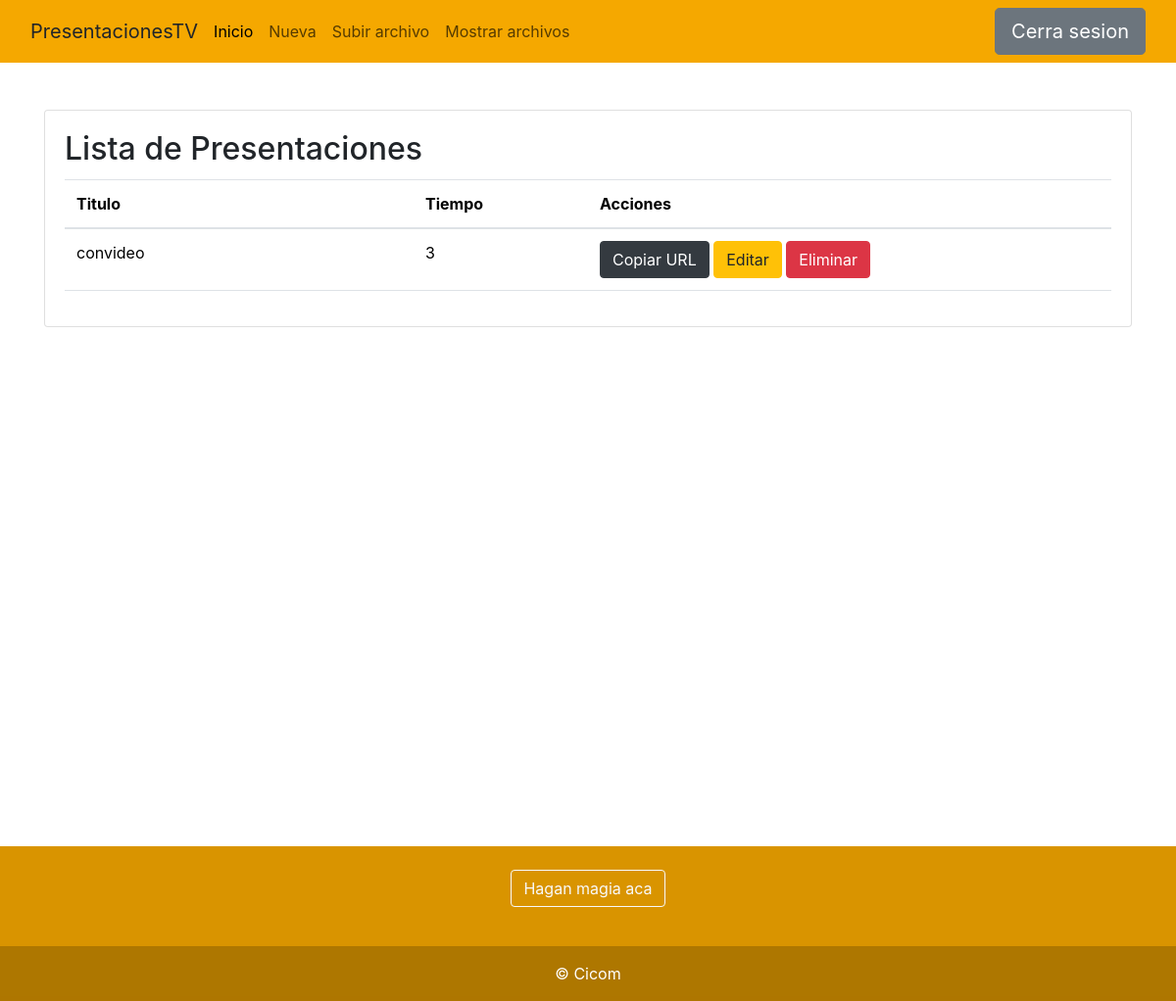
Page / (signed in) on the earlier database version.
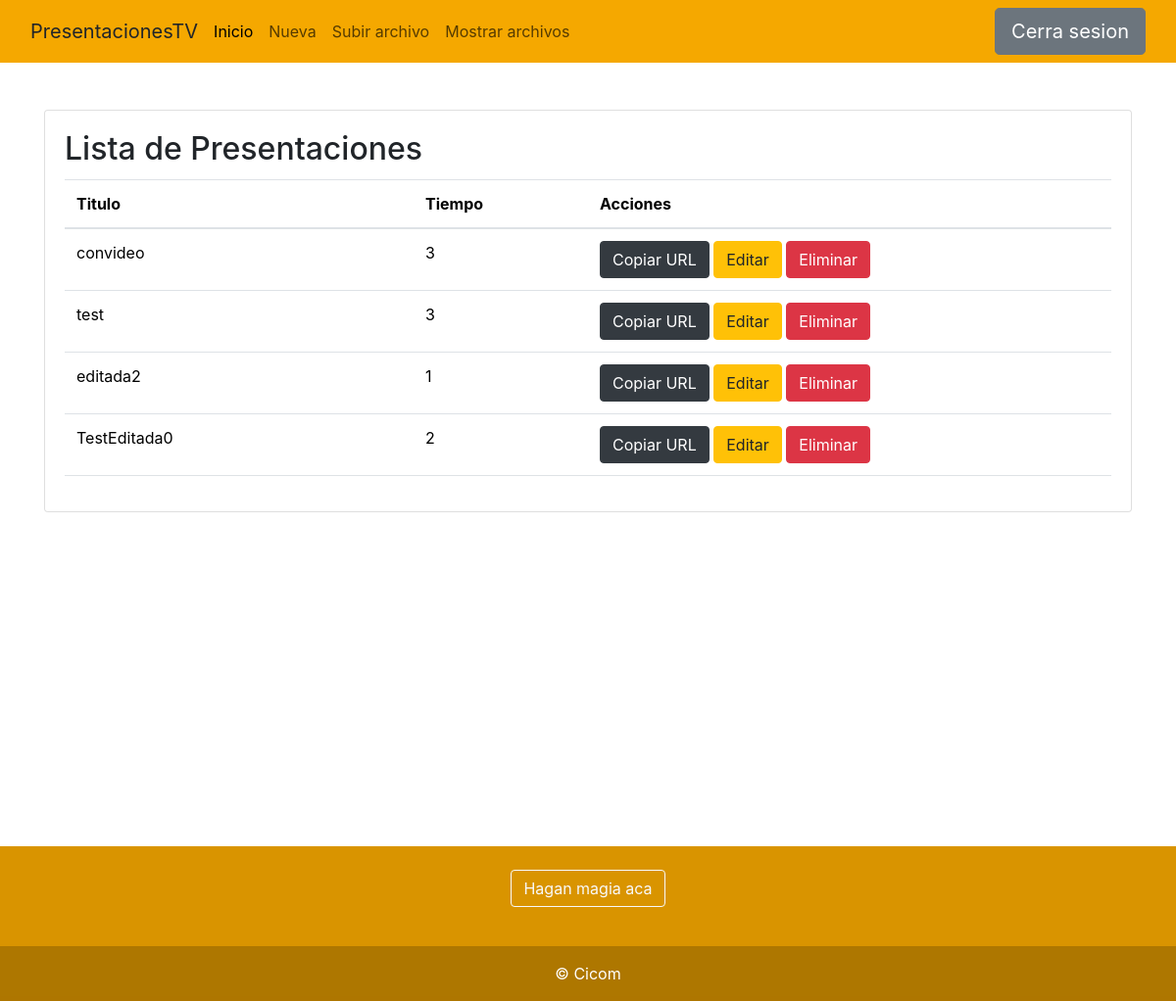
Same page on the later database version.
### ImagenesApp/models.py (models this page shows, shortened)
class Presentacion(models.Model):
    titulo = models.CharField(max_length=100)
    archivos = models.ManyToManyField(Archivo, through='DetallePresentacion')
    tiempo = models.IntegerField(default=20)

### ImagenesApp/views.py (the view)
# urls.py: path('', views.PresentacionListView.as_view(), name='index'),
@method_decorator(login_required, name='dispatch')
class PresentacionListView(generic.ListView):
    model = Presentacion

### ImagenesApp/templates/ImagenesApp/presentacion_list.html (shortened to what this page needs)
{% extends 'base.html' %}
{% block content %}
<div class="container py-5" style="min-height: 100vh;">
  <div class="card" style="width: 100%;">
    <div class="card-body">
        <h2 class="card-title">Lista de Presentaciones</h2>
    {% if presentacion_list %}
    <table class="table table-hover">
      <thead>
        <tr>
          <th class="col-4" scope="col">Titulo</th>
          <th class="col-2" scope="col">Tiempo</th>
          <th class="col-6" scope="col">Acciones</th>
        </tr>
      </thead>
      <tbody>
        {% for presentacion in presentacion_list %}
        <tr>
          <td>{{ presentacion.titulo }}</td>
          <td>{{ presentacion.tiempo }}</td>
          <td>
            <button type="button" class="btn btn-dark" onclick="copyLink('{{ presentacion.titulo }}')">Copiar URL</button>
            <a href="{% url 'imagenes:presentacion-edit' presentacion.pk %}" class="btn btn-warning">Editar</a>
            <button type="button" class="btn btn-danger" data-bs-toggle="modal" data-bs-target="#modalEliminar{{ presentacion.pk }}">Eliminar</button>
          </td>
        </tr>
        {% endfor %}
      </tbody>
    </table>
    {% else %}
      <p>There are no books in the library.</p>
    {% endif %}
  </div>
</div>
</div>
{% endblock %}

### templates/base.html (shortened to what this page needs)
<!DOCTYPE html>
<html>
<head>
    <link href="https://cdn.jsdelivr.net/npm/bootstrap@5.3.1/dist/css/bootstrap.min.css" rel="stylesheet">
    <link href="//maxcdn.bootstrapcdn.com/bootstrap/4.0.0/css/bootstrap.min.css" rel="stylesheet" id="bootstrap-css">
  </head>
<body>
    <nav class="navbar " style="background-color: #f5a800;">
        <div class="container-fluid">
          <a class="navbar-brand">PresentacionesTV</a>
            <ul class="navbar-nav me-auto mb-lg-0 " style="display: flex; flex-direction: row; gap: 16px;">
              <li class="nav-item">
                <a class="nav-link active" aria-current="page" href="{% url 'imagenes:presentacion-list' %}">Inicio</a>
              </li>
              {%if request.user.is_authenticated%}
              <li class="nav-item">
                <a class="nav-link" href="{% url 'imagenes:presentacion-create' %}">Nueva</a>
              </li>
              <li class="nav-item">
                <a class="nav-link" href="{% url 'imagenes:archivo-create' %}" padding-bottom:10px>Subir archivo</a>
              </li>
              <li class="nav-item">
                <a class="nav-link" href="{% url 'imagenes:archivo-list' %}">Mostrar archivos</a>
              </li>
            </ul>
            <a  href="{% url 'imagenes:logout' %}" class="btn btn-secondary btn-lg" >Cerra sesion </a>
            {%else%}
            <a  href="{% url 'imagenes:login' %}" class="btn btn-secondary btn-lg" >Iniciar sesion </a>
            {%endif%}
        </div>
      </nav>
    {% block content %}
    {% endblock %}
</body>
<section class="">
  <footer class="text-center text-white" style="background-color:#D99400;">
    <div class="container p-4 pb-0">
      <section class="">
        <p class="d-flex justify-content-center align-items-center">
          <button type="button" class="btn btn-outline-light btn-rounded">
            Hagan magia aca
          </button>
        </p>
      </section>
    </div>
    <div class="text-center p-3" style="background-color: rgba(0, 0, 0, 0.2);">
      © Cicom
    </div>
  </footer>
</section>
</html>

Differences in the rows shown:
added Presentacion: titulo "test", tiempo "3"
added Presentacion: titulo "editada2", tiempo "1"
added Presentacion: titulo "TestEditada0", tiempo "2"
